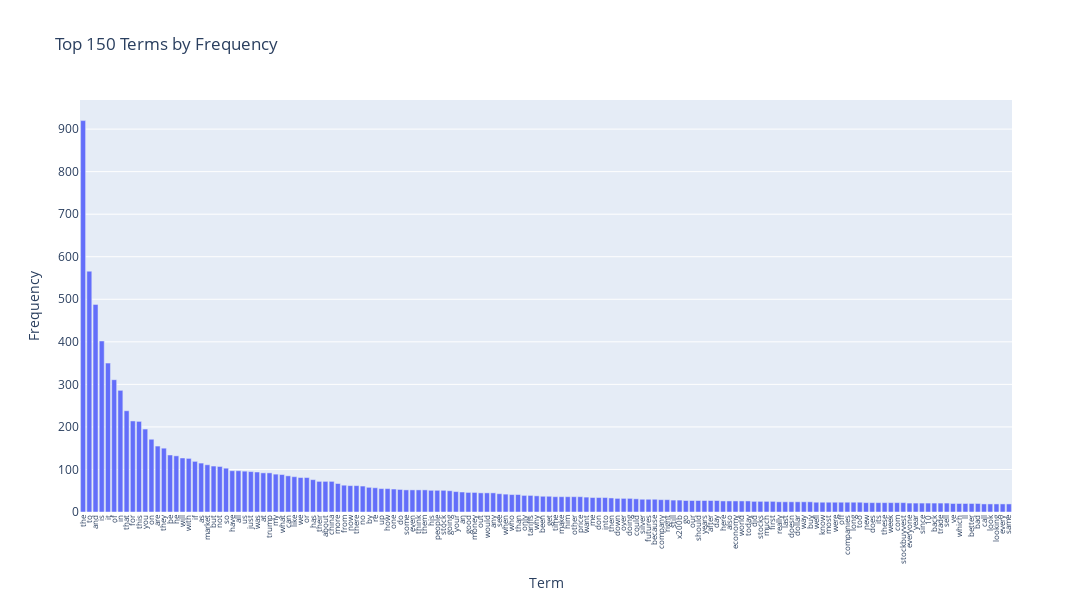

This figure's notebook cell:
### Markdown cell above
### exercise 14
sort the terms on the `x-axis` by frequency instead of in alphabetical order. This way the visualization is more meaningful and you will be able to observe the so called long tail

### Code cell
terms = count_vect.get_feature_names_out()
freqs = term_frequencies

# top 150 most frequent terms
top_n = 150
indices = np.argsort(freqs)[::-1][:top_n] # indices sorted freqs in ascending order, then reverse
top_terms = terms[indices]
top_freqs = freqs[indices]

# plotly bar chart
fig = px.bar(
    x = top_terms,
    y = top_freqs,
    labels = {'x': 'Term', 'y': 'Frequency'},
    title = f'Top {top_n} Terms by Frequency'
)

fig.update_xaxes(
    tickmode = 'array', # force x-axis to show
    tickvals = top_terms, # values on x-axis
    ticktext = top_terms, # labels on x-axis
    tickangle = 270,
    tickfont = dict(size = 8)
)

# adjust layout size
fig.update_layout(
    autosize = False,
    width = 2500,
    height = 600
)

fig.show()

### Figure 1 — Plotly figure (JSON) as saved in the notebook; plotly's stock layout.template omitted (floating-point values rounded to 4 significant figures; data arrays with more than 128 entries replaced by an {"elided": "..."} marker saying what was removed)
{"data": [{"hovertemplate": "Term=%{x}<br>Frequency=%{y}<extra></extra>", "legendgroup": "", "marker": {"color": "#636efa", "pattern": {"shape": ""}}, "name": "", "orientation": "v", "showlegend": false, "textposition": "auto", "type": "bar", "x": {"elided": "150 str values"}, "xaxis": "x", "y": {"elided": "150 int values"}, "yaxis": "y"}], "layout": {"autosize": false, "barmode": "relative", "height": 600, "legend": {"tracegroupgap": 0}, "title": {"text": "Top 150 Terms by Frequency"}, "width": 2500, "xaxis": {"anchor": "y", "domain": [0, 1], "tickangle": -90, "tickfont": {"size": 8}, "tickmode": "array", "ticktext": {"elided": "150 str values"}, "tickvals": {"elided": "150 str values"}, "title": {"text": "Term"}}, "yaxis": {"anchor": "x", "domain": [0, 1], "title": {"text": "Frequency"}}}}
